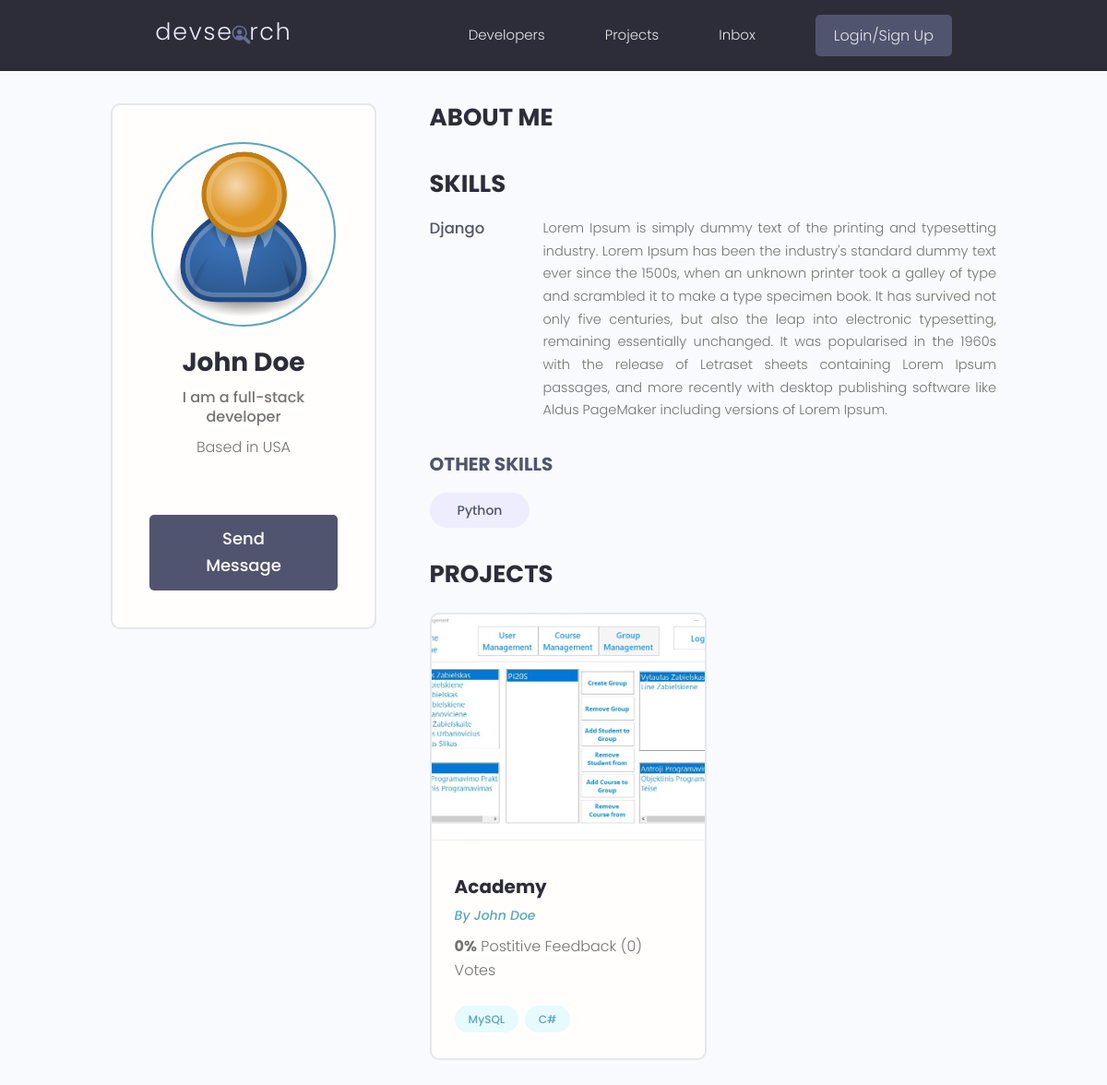
The page /profile/1975f162-7695-474c-8998-9b0c0c5b405a/ on the database as committed earlier.
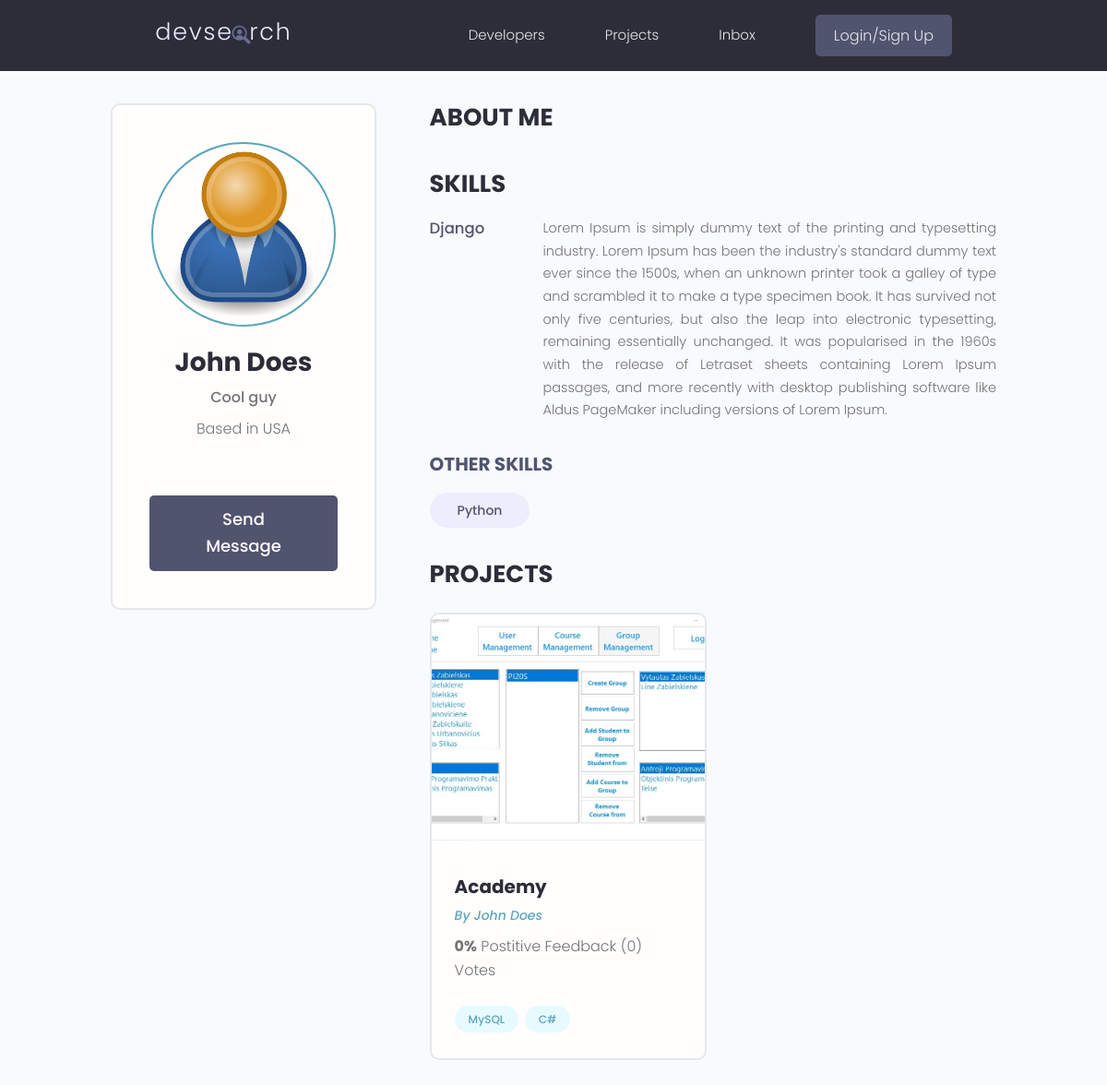
The same page on the database as committed later.
### users/models.py (models this page shows, shortened)
class Profile(models.Model):
    user = models.OneToOneField(User, on_delete=models.CASCADE, null=True, blank=True)
    name = models.CharField(max_length=200, null=True, blank=True)
    email = models.EmailField(max_length=500, null=True, blank=True)
    username = models.CharField(max_length=200, null=True, blank=True)
    location = models.CharField(max_length=200, null=True, blank=True)
    short_intro = models.CharField(max_length=200, null=True, blank=True)
    bio = models.TextField(null=True, blank=True)
    profile_image = models.ImageField(null=True, blank=True, upload_to="profiles/", default="profiles/user-default.png")
    social_github = models.CharField(max_length=200, null=True, blank=True)
    social_twitter = models.CharField(max_length=200, null=True, blank=True)
    social_linkedin = models.CharField(max_length=200, null=True, blank=True)
    social_youtube = models.CharField(max_length=200, null=True, blank=True)
    social_website = models.CharField(max_length=200, null=True, blank=True)
    created = models.DateTimeField(auto_now_add=True)
    id = models.UUIDField(default=uuid.uuid4, unique=True, primary_key=True, editable=False)

### projects/models.py (models this page shows, shortened)
class Project(models.Model):
    owner = models.ForeignKey(Profile, null=True, blank=True, on_delete=models.SET_NULL)
    title = models.CharField(max_length=200)
    description = models.TextField(null=True, blank=True)
    featured_image = models.ImageField(null=True, blank=True, default="default.jpg")
    demo_link = models.CharField(max_length=2000, null=True, blank=True)
    source_link = models.CharField(max_length=2000, null=True, blank=True)
    tags = models.ManyToManyField("Tag", blank=True)
    vote_total = models.IntegerField(default=0, null=True, blank=True)
    vote_ratio = models.IntegerField(default=0, null=True, blank=True)
    created = models.DateTimeField(auto_now_add=True)
    id = models.UUIDField(default=uuid.uuid4, unique=True, primary_key=True, editable=False)

### users/views.py (the view)
# urls.py: path("profile/<str:pk>/", views.userProfile, name="user-profile"),
def userProfile(request, pk):
    profile = Profile.objects.get(id=pk)
    topSkills = profile.skill_set.exclude(description__exact="")
    otherSkills = profile.skill_set.filter(description="")
    context = {"profile" : profile, "topSkills" : topSkills, "otherSkills" : otherSkills}
    return render(request, "users/user-profile.html", context)

### projects/models.py (called while the page is built)
    def __str__(self):
        return self.name

### users/models.py (called while the page is built)
    def __str__(self):
        return str(self.name)

### users/templates/users/user-profile.html (shortened to what the changed rows need)
{% extends "main.html" %} {% block content %}
<main class="profile my-md">
    <div class="container">
        <div class="layout">
            <div class="column column--1of3">
                <div class="card text-center">
                    <div class="card__body dev">
                        <img
                            class="avatar avatar--xl"
                            src="{{profile.profile_image.url}}"
                        />
                        <h2 class="dev__name">{{profile.name}}</h2>
                        <p class="dev__title">{{profile.short_intro}}</p>
                        <p class="dev__location">
                            Based in {{profile.location}}
                        </p>
                        <a href="#" class="btn btn--sub btn--lg"
                            >Send Message
                        </a>
                    </div>
                </div>
            </div>
            <div class="column column--2of3">
                <div class="devInfo">
                    <div class="grid grid--two">
                        {% for project in profile.project_set.all %}
                        <div class="column">
                            <div class="card project">
                                <a
                                    href="{% url 'project' project.id %}"
                                    class="project"
                                >
                                    <img
                                        class="project__thumbnail"
                                        src="{{project.featured_image.url}}"
                                        alt="project thumbnail"
                                    />
                                    <div class="card__body">
                                        <h3 class="project__title">
                                            {{project.title}}
                                        </h3>
                                        <p>
                                            <a
                                                class="project__author"
                                                href="{%url 'user-profile' project.owner.id%}"
                                                >By {{project.owner.name}}</a
                                            >
                                        </p>
                                        <p class="project--rating">
                                            <span style="font-weight: bold"
                                                >{{project.vote_ratio}}%</span
                                            >
                                            Postitive Feedback
                                            ({{project.vote_total}})
                                            Vote{{project.vote_total|pluralize:"s"}}
                                        </p>
                                        <div class="project__tags">
                                            {% for tag in project.tags.all %}
                                            <span
                                                class="tag tag--pill tag--main"
                                            >
                                                <small>{{ tag }}</small>
                                            </span>
                                            {% endfor %}
                                        </div>
                                    </div>
                                </a>
                            </div>
                        </div>
                        {% endfor %}
                    </div>
                </div>
            </div>
        </div>
    </div>
</main>
{% endblock content %}

Rows that differ between the two databases and show on the page:
changed Profile "USA": name "John Doe" → "John Does"; short_intro "I am a full-stack developer" → "Cool guy"
changed through a linked row, Project "Academy": owner.name "John Doe" → "John Does"
